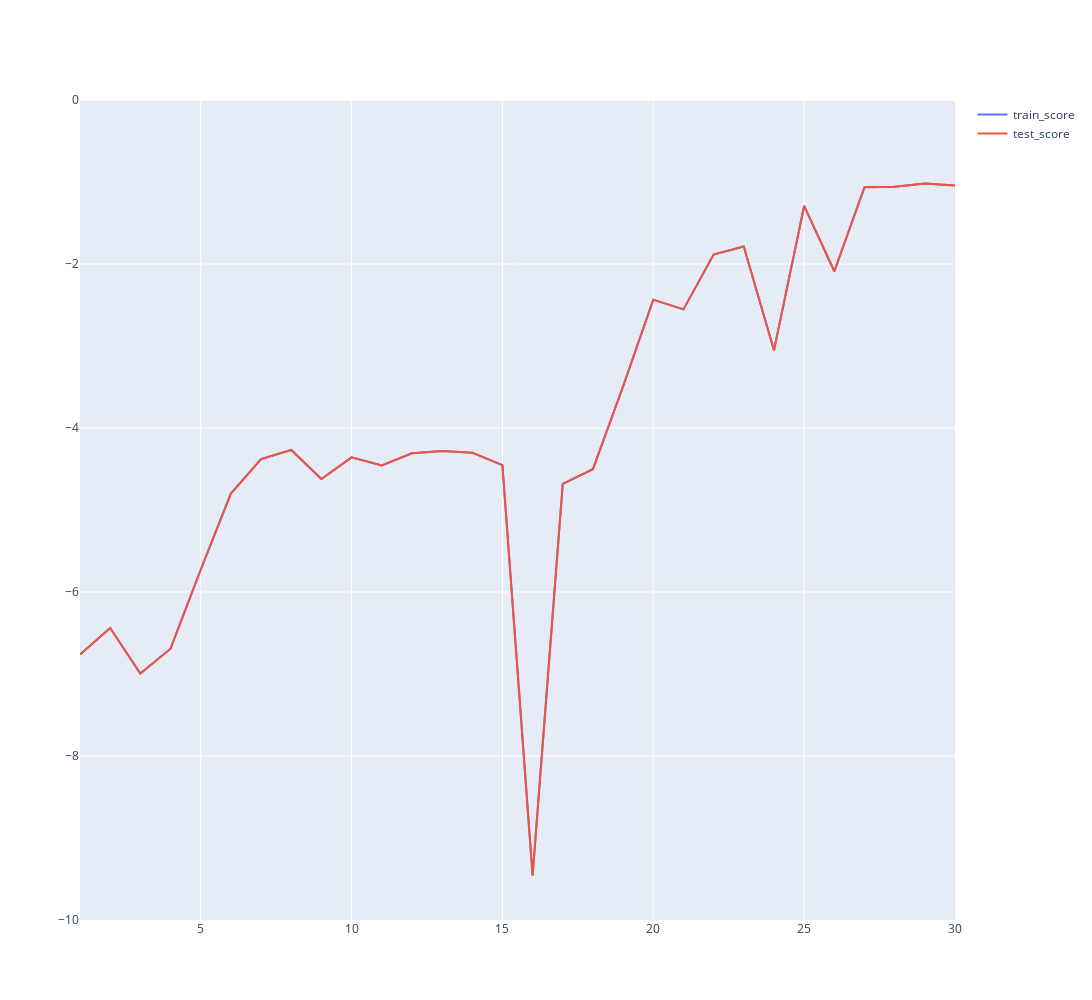

The code cell stored with this chart in its notebook:
### Code cell
fig = go.Figure()
fig.add_trace(go.Scatter(x=power_dies_df_mape['poly'], y=power_dies_df_mape['loss_train'], mode='lines', name='train_score'))
fig.add_trace(go.Scatter(x=power_dies_df_mape['poly'], y=power_dies_df_mape['loss_test'], mode='lines', name='test_score'))
fig.update_layout(width = 1200, height=1000, yaxis_range=[-10, 0])
#fig.write_html('ENGINE_VOL_DIESEL____loss_mae_test_VS_loss_mae_train.html')
fig.show()

### Figure 1 — Plotly figure (JSON) as saved in the notebook; plotly's stock layout.template omitted (floating-point values rounded to 4 significant figures)
{"data": [{"mode": "lines", "name": "train_score", "type": "scatter", "x": [1, 2, 3, 4, 5, 6, 7, 8, 9, 10, 11, 12, 13, 14, 15, 16, 17, 18, 19, 20, 21, 22, 23, 24, 25, 26, 27, 28, 29, 30], "y": [-6.762, -6.438, -6.995, -6.692, -5.729, -4.8, -4.379, -4.268, -4.623, -4.358, -4.458, -4.307, -4.28, -4.301, -4.453, -9.457, -4.681, -4.502, -3.492, -2.435, -2.554, -1.885, -1.786, -3.053, -1.292, -2.089, -1.063, -1.057, -1.02, -1.044]}, {"mode": "lines", "name": "test_score", "type": "scatter", "x": [1, 2, 3, 4, 5, 6, 7, 8, 9, 10, 11, 12, 13, 14, 15, 16, 17, 18, 19, 20, 21, 22, 23, 24, 25, 26, 27, 28, 29, 30], "y": [-6.762, -6.438, -6.995, -6.692, -5.729, -4.8, -4.379, -4.268, -4.623, -4.358, -4.458, -4.307, -4.28, -4.301, -4.453, -9.457, -4.681, -4.502, -3.492, -2.435, -2.554, -1.885, -1.786, -3.053, -1.292, -2.089, -1.063, -1.057, -1.02, -1.044]}], "layout": {"height": 1000, "width": 1200, "xaxis": {"autorange": true, "range": [1, 30], "type": "linear"}, "yaxis": {"range": [-10, 0], "type": "linear"}}}
